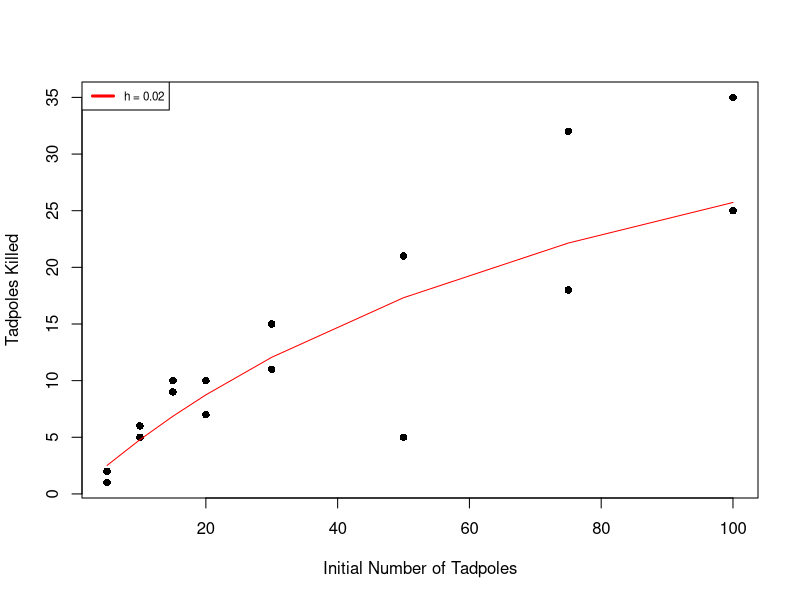

Reproduce this figure in R.
#### Homework 7

tadpoles<- read.csv("TadpolesData.csv")

binom.nll <- function(pars, n_killed, n_start) {
  a<- pars[1]
  h<- pars[2]
  nll <- -sum(dbinom(n_killed, 
                     prob = a/(1 + a*h*n_start), 
                     size = n_start, 
                     log = TRUE))
  return(nll)
}

start.pars<- c(0.2, 0.01)
  
# call optim
soln <- optim(par = start.pars,
              fn = binom.nll,
              n_killed = tadpoles$Killed,
              n_start = tadpoles$InitialNumber,
              method = "Nelder-Mead")
mle <- soln$par
### MLE of a: 0.53. MLE of h: 0.02

min.nll <- soln$value
### MLE Neg log likelihood: 46.72


########## Confidence interval / Likelihood profile

r.b.profile <- function(n_start, n_killed){
  nll<- rep(NA, times=length(n_start))
  for (i in 1:length(n_start)){
    nll[i] <- -dbinom(n_killed[i], n_start[i], 
                    prob = a/(1 + a*h*n_start[i]), log=T)
  }
  return(sum(nll))
}

alist<- seq(0.2, 0.7, 0.01)
hlist<- seq(0.005, 0.03, 0.00025)

nll<- matrix(data=NA, nrow=length(alist), ncol=length(hlist))

for(i in 1:length(alist)){
  a<- alist[i]
  for(j in 1:length(hlist)){
    h<- hlist[j]
    nll[i,j]<- r.b.profile(n_start=tadpoles$InitialNumber, n_killed= tadpoles$Killed)
  }
}

a.profile <- apply(X=nll, MARGIN=1, FUN=min)
min(a.profile)
alist[34]
### MLE of a:  0.53 

min(a.profile) + 1.92
# 48.64348
alist[22]
alist[49]
### 95% confidence interval between a = 0.41 and 0.68

h.profile <- apply(X=nll, MARGIN=2, FUN=min)
min(h.profile)
hlist[48]
### MLE of h: 0.02

min(h.profile) + 1.92
# 48.64348
hlist[10]
hlist[86]
### 95% confidence interval between h = 0.0073 and 0.026




########## PLOT 
problist<- rep(NA, length.out=length(tadpoles$Trial))

plot(tadpoles$InitialNumber, tadpoles$Killed, pch=16,
     xlab="Initial Number of Tadpoles", ylab="Tadpoles Killed")

for(i in 1:length(tadpoles$Trial)){
  n_start<- tadpoles$InitialNumber[i]
  problist[i] <-  0.53/(1 + 0.53*0.02*n_start)
}

predicted_kill<- problist*tadpoles$InitialNumber

lines(tadpoles$InitialNumber, predicted_kill, type="l", col="red")

legend(x="topleft", legend=c("h = 0.02"), 
       col=c("red"), lwd=3, cex=0.7)

